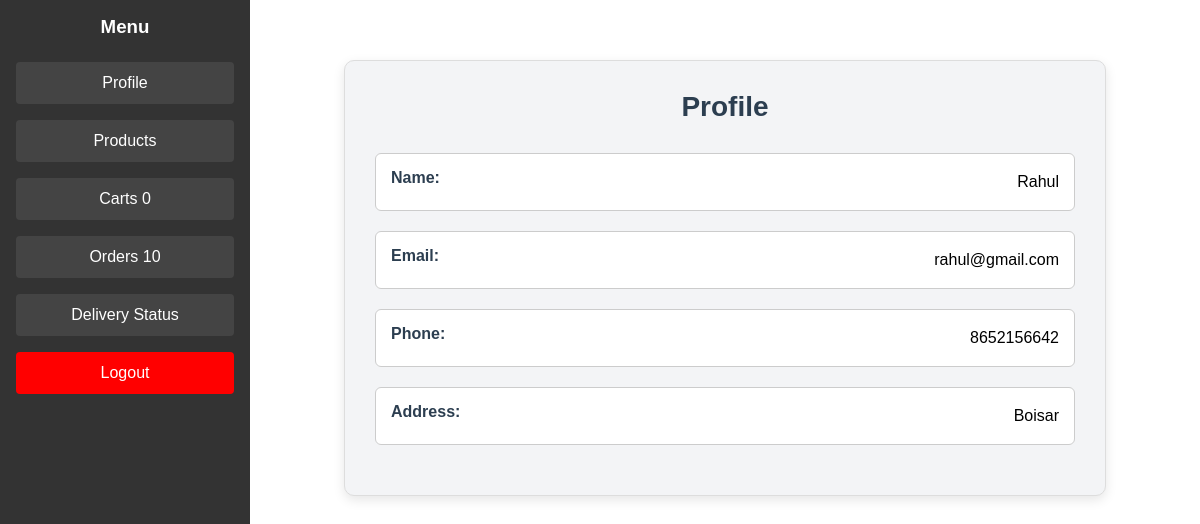
Screenshot of /customer/profile (signed in) with the database file from the repository.
### tables this page shows
CREATE TABLE customer (
        id INTEGER PRIMARY KEY AUTOINCREMENT,
        customer_name TEXT NOT NULL,
        customer_password TEXT NOT NULL,
        email TEXT NOT NULL UNIQUE,
        phone TEXT NOT NULL,
        address TEXT NOT NULL
    );

### routes/customer.py (the view)
@customer_bp.route('/profile')
def customer_profile():
    conn = get_db_connection()
    cursor = conn.cursor()
    cursor.execute('select * from customer where customer_name=?',(session['customer_name'],))
    customer=cursor.fetchall()
    return render_template('/customer/customer_profile.html',customer=customer,count=customer_orders_count(),cartcount=get_cart_count())

### routes/customer.py (called while the page is built)
def get_db_connection():
    conn = sqlite3.connect('ecommerce.db')
    conn.row_factory = sqlite3.Row
    return conn

def get_cart_count():
    if 'cart' in session:
        return len(session['cart'])
    else:
        return 0

def customer_orders_count():
    conn = get_db_connection()
    cursor = conn.cursor()
    cursor.execute('SELECT count(*) FROM orders WHERE customer_name = ?', (session['customer_name'],))
    count = cursor.fetchone()[0]
    return count

### templates/customer/customer_profile.html (shortened to what this page needs)
{% extends "customer/customer_base.html" %}
{% block content %}
<div class="profile-container">
    <h1>Profile</h1>
    {% for customer in customer %}
    <div class="profile-item">
        <label>Name</label>
        <div class="profile-info">{{ customer['customer_name'] }}</div>
    </div>
    <div class="profile-item">
        <label>Email</label>
        <div class="profile-info">{{ customer['email'] }}</div>
    </div>
    <div class="profile-item">
        <label>Phone</label>
        <div class="profile-info">{{ customer['phone'] }}</div>
    </div>
    <div class="profile-item">
        <label>Address</label>
        <div class="profile-info">{{ customer['address'] }}</div>
    </div>
    {% endfor %}
</div>
{% endblock %}

### static/css/customerstyles.css (style rules this page uses)
body { font-family: Arial, sans-serif; background-color: #f4f4f4; display: flex; justify-content: center; align-items: center; height: 100vh; margin: 0; }
.content h1 { margin-top: 0; }
label { display: block; margin-bottom: 0.5rem; color: #555; }
label { margin-bottom: 0.5rem; color: #555; }

### templates/customer/customer_profile.html (style rules this page uses)
.profile-container { max-width: 700px; margin: 40px auto; padding: 30px; border: 1px solid #ddd; border-radius: 10px; background-color: #f3f4f6; box-shadow: 0 4px 12px rgba(0, 0, 0, 0.1); font-family: 'Arial', sans-serif; }
.profile-container h1 { text-align: center; color: #2c3e50; margin-bottom: 30px; font-size: 28px; }
.profile-item { margin-bottom: 20px; padding: 15px; border: 1px solid #ccc; border-radius: 6px; background-color: #fff; display: flex; justify-content: space-between; align-items: center; transition: background-color 0.3s ease; }
.profile-item label { font-weight: 600; color: #2c3e50; font-size: 16px; }
.profile-info { text-align: right; flex: 1; margin-left: 20px; }
.profile-item label::after { content: ":"; }

### rows the page displays
customer: customer_name "Rahul", email "rahul@gmail.com", phone "8652156642", address "Boisar"

### other values shown
{{ cartcount }} "0"
{{ count }} "10"
